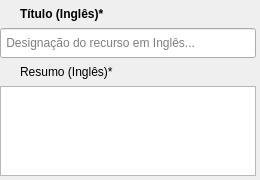
          <widget class="QWidget" name="gtyugfv" native="true">
           <property name="focusPolicy">
            <enum>Qt::ClickFocus</enum>
           </property>
           <layout class="QVBoxLayout" name="verticalLayout_3">
            <property name="spacing">
             <number>4</number>
            </property>
            <property name="leftMargin">
             <number>0</number>
            </property>
            <property name="topMargin">
             <number>4</number>
            </property>
            <property name="rightMargin">
             <number>4</number>
            </property>
            <property name="bottomMargin">
             <number>4</number>
            </property>
            <item>
             <widget class="QWidget" name="widget" native="true">
              <layout class="QHBoxLayout" name="horizontalLayout">
               <property name="spacing">
                <number>0</number>
               </property>
               <property name="margin">
                <number>0</number>
               </property>
               <item>
                <widget class="QPushButton" name="info_label_titleEN">
                 <property name="maximumSize">
                  <size>
                   <width>20</width>
                   <height>20</height>
                  </size>
                 </property>
                 <property name="flat">
                  <bool>true</bool>
                 </property>
                </widget>
               </item>
               <item>
                <widget class="QLabel" name="label_titleEN">
                 <property name="font">
                  <font>
                   <weight>75</weight>
                   <bold>true</bold>
                  </font>
                 </property>
                 <property name="text">
                  <string>Título (Inglês)*</string>
                 </property>
                </widget>
               </item>
              </layout>
             </widget>
            </item>
            <item>
             <widget class="QgsFilterLineEdit" name="titleEN">
              <property name="minimumSize">
               <size>
                <width>58</width>
                <height>30</height>
               </size>
              </property>
              <property name="placeholderText">
               <string> Designação do recurso em Inglês...</string>
              </property>
              <property name="qgisRelation" stdset="0">
               <string/>
              </property>
             </widget>
            </item>
            <item>
             <widget class="QWidget" name="widget" native="true">
              <layout class="QHBoxLayout" name="horizontalLayout">
               <property name="spacing">
                <number>0</number>
               </property>
               <property name="margin">
                <number>0</number>
               </property>
               <item>
                <widget class="QPushButton" name="info_label_abstractEN">
                 <property name="maximumSize">
                  <size>
                   <width>20</width>
                   <height>20</height>
                  </size>
                 </property>
                 <property name="flat">
                  <bool>true</bool>
                 </property>
                </widget>
               </item>
               <item>
                <widget class="QLabel" name="label_abstractEN">
                 <property name="focusPolicy">
                  <enum>Qt::ClickFocus</enum>
                 </property>
                 <property name="text">
                  <string>Resumo (Inglês)*</string>
                 </property>
                </widget>
               </item>
              </layout>
             </widget>
            </item>
            <item>
             <widget class="QPlainTextEdit" name="abstractEN">
              <property name="minimumSize">
               <size>
                <width>0</width>
                <height>90</height>
               </size>
              </property>
              <property name="maximumSize">
               <size>
                <width>16777215</width>
                <height>90</height>
               </size>
              </property>
              <property name="focusPolicy">
               <enum>Qt::ClickFocus</enum>
              </property>
             </widget>
            </item>
           </layout>
          </widget>
